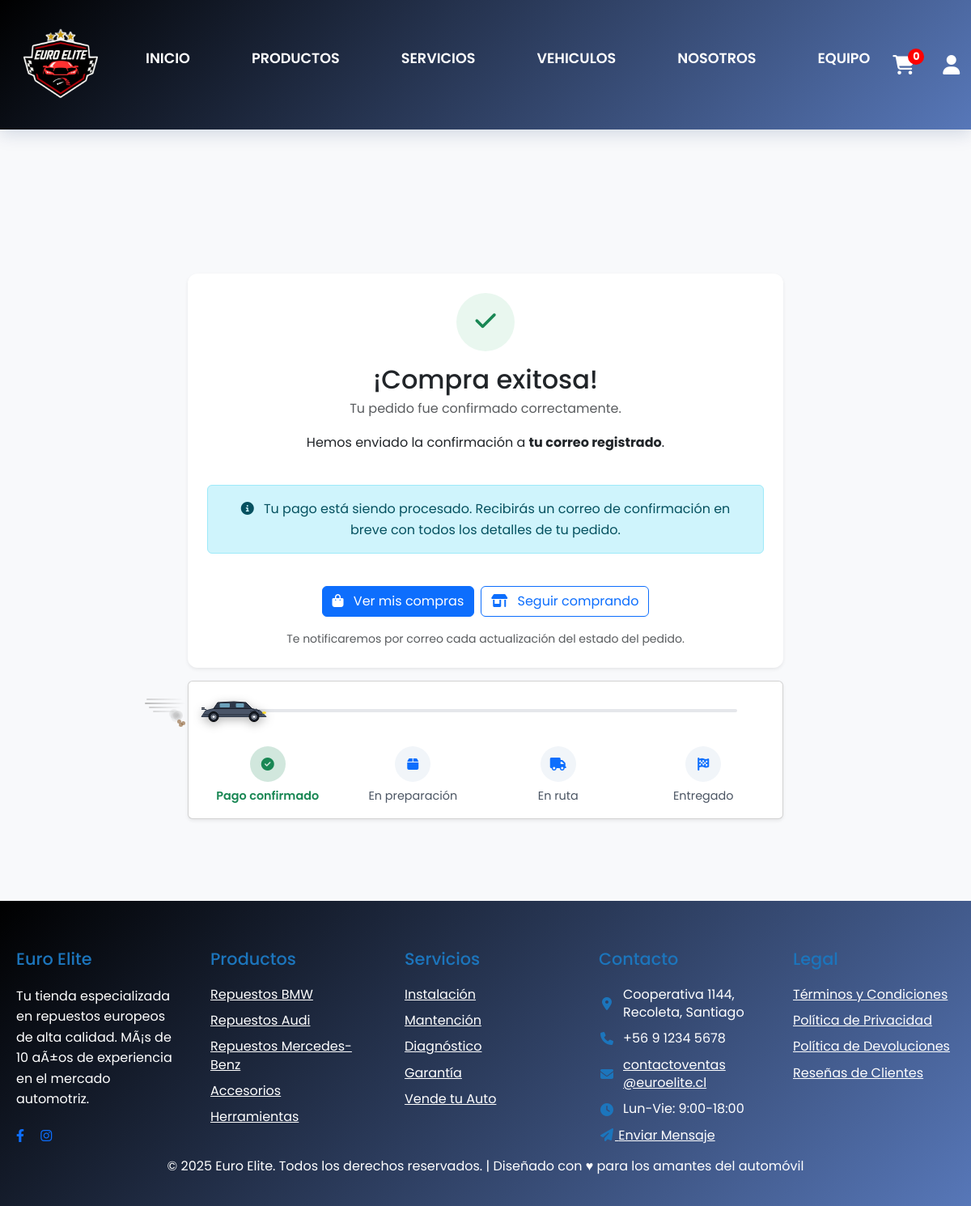
Page /compra_exitosa/34/ on the earlier database version.
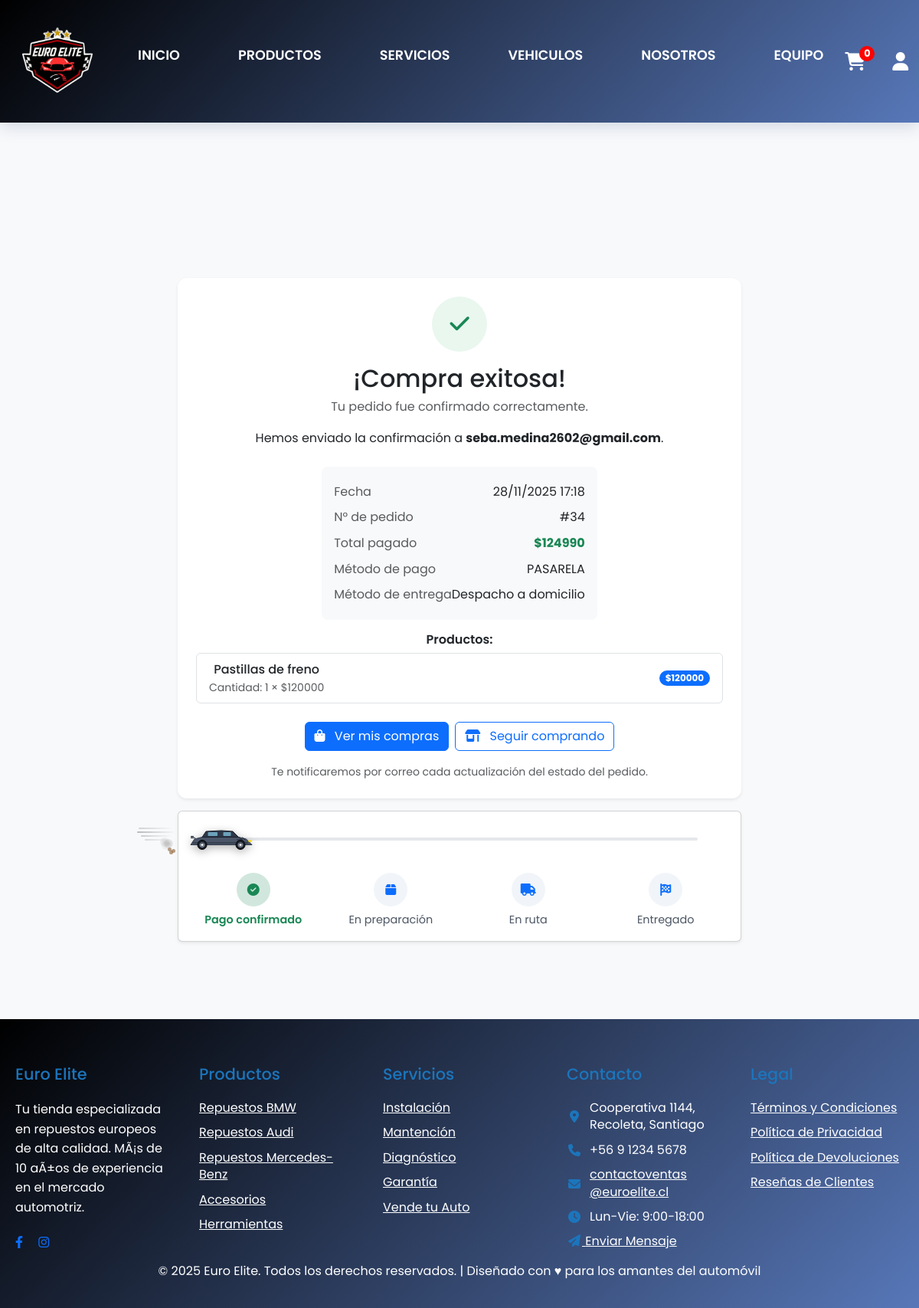
Same page on the later database version.
### Main/models.py (models this page shows, shortened)
class Usuario(AbstractUser):
    username = None
    email = models.EmailField(unique=True)
    telefono = models.CharField(max_length=20, blank=True, null=True)
    rut = models.CharField(max_length=12, blank=True, null=True, unique=True)
    class Rol(models.TextChoices):
        ADMIN = "ADMIN", "Administrador"
        CLIENTE = "CLIENTE", "Cliente"
        MECANICO = "MECANICO", "Mecánico"
        RETIRO = "RETIRO", "Encargado de Retiro"
        DESPACHO = "DESPACHO", "Encargado de Despacho"
        REPARTIDOR = "REPARTIDOR", "Repartidor"
        ASIGNADOR = "ASIGNADOR", "Asignador de pedidos"
    rol = models.CharField(max_length=12, choices=Rol.choices, default=Rol.CLIENTE, db_index=True)
    bloqueado = models.BooleanField(default=False)
    accept_legal_terms = models.BooleanField(default=False)
    USERNAME_FIELD = "email"                       # login con email
    REQUIRED_FIELDS = ["first_name", "last_name"]  # se piden en createsuperuser
    objects = UsuarioManager()  # 👈 aquí va tu manager personalizado

class Pedido(models.Model):
    class Estado(models.TextChoices):
        PENDIENTE = "PENDIENTE", "Pendiente"
        PAGADO = "PAGADO", "Pagado"
        PREPARACION = "PREPARACION", "En preparación"
        EN_RUTA = "EN_RUTA", "En ruta"
        ENVIADO = "ENVIADO", "Enviado"
        ENTREGADO = "ENTREGADO", "Entregado"
        CANCELADO = "CANCELADO", "Cancelado"
    class MetodoEntrega(models.TextChoices):
        RETIRO = "RETIRO", "Retiro en tienda"
        DESPACHO = "DESPACHO", "Despacho a domicilio"
    class MetodoPago(models.TextChoices):
        EFECTIVO = "EFECTIVO", "Efectivo"
        TRANSFERENCIA = "TRANSFERENCIA", "Transferencia"
        PASARELA = "PASARELA", "Pasarela de pago"
    usuario = models.ForeignKey(
        settings.AUTH_USER_MODEL,
        on_delete=models.CASCADE,
        related_name="pedidos"
    )
    total = models.DecimalField(
        max_digits=12,
        decimal_places=0,
        help_text="Total pagado por el cliente (CON IVA incluido)"
    )
    costo_total = models.DecimalField(
        max_digits=12,
        decimal_places=0,
        default=0,
        help_text="Costo real de los productos"
    )
    iva = models.DecimalField(
        max_digits=12,
        decimal_places=0,
        default=0
    )
    ganancia = models.DecimalField(
        max_digits=12,
        decimal_places=0,
        default=0
    )
    estado = models.CharField(
        max_length=20,
        choices=Estado.choices,
        default=Estado.PENDIENTE
    )
    metodo_entrega = models.CharField(
        max_length=20,
        choices=MetodoEntrega.choices,
        default=MetodoEntrega.RETIRO
    )
    metodo_pago = models.CharField(
        max_length=20,
        choices=MetodoPago.choices,
        default=MetodoPago.EFECTIVO
    )
    creado = models.DateTimeField(auto_now_add=True)
    usuario = models.ForeignKey(
        settings.AUTH_USER_MODEL,
        on_delete=models.PROTECT,
        related_name="pedidos",
        verbose_name="Cliente"
    )
    asignado_a = models.ForeignKey(
        settings.AUTH_USER_MODEL,
        on_delete=models.SET_NULL,
        null=True,
        blank=True,
        related_name="entregas_asignadas",
        verbose_name="Empleado asignado"
    )
    asignado_por = models.ForeignKey(
        settings.AUTH_USER_MODEL,
        on_delete=models.SET_NULL,
        null=True,
        blank=True,
        related_name="asignaciones_realizadas",
        verbose_name="Asignador"
    )
    estado = models.CharField(max_length=15, choices=Estado.choices, default=Estado.PENDIENTE, db_index=True)
    metodo_entrega = models.CharField(max_length=10, choices=MetodoEntrega.choices)
    metodo_pago = models.CharField(max_length=30, choices=MetodoPago.choices)
    direccion_envio = models.ForeignKey("Direccion", null=True, blank=True, on_delete=models.SET_NULL, related_name="envios")
    direccion_facturacion = models.ForeignKey("Direccion", null=True, blank=True, on_delete=models.SET_NULL, related_name="facturaciones")
    subtotal = models.DecimalField(max_digits=12, decimal_places=2, default=0)
    descuento = models.DecimalField(max_digits=12, decimal_places=2, default=0)
    codigo_descuento = models.ForeignKey("CodigoDescuento", null=True, blank=True, on_delete=models.SET_NULL, related_name="pedidos")
    envio = models.DecimalField(max_digits=12, decimal_places=2, default=0)
    total = models.DecimalField(max_digits=12, decimal_places=2, default=0)
    entregado_por = models.CharField(max_length=100, blank=True, null=True)
    hora_entrega = models.TimeField(blank=True, null=True)
    observacion_entrega = models.TextField(blank=True, null=True)
    receptor_nombre = models.CharField(max_length=200, blank=True, null=True)
    receptor_rut = models.CharField(max_length=30, blank=True, null=True)
    firma_entrega = models.ImageField(
        upload_to="firmas/",
        null=True,
        blank=True,
        validators=[FileExtensionValidator(['png','jpg','jpeg'])]
    )
    foto_entrega = models.ImageField(
        upload_to="entregas/",
        null=True,
        blank=True,
        validators=[FileExtensionValidator(['png','jpg','jpeg'])]
    )
    creado = models.DateTimeField(auto_now_add=True)
    actualizado = models.DateTimeField(auto_now=True)
    class Meta:
        ordering = ["-creado"]
        verbose_name = "Pedido"
        verbose_name_plural = "Pedidos"

class MarcaTiempo(models.Model):
    creado = models.DateTimeField(auto_now_add=True, db_index=True)
    actualizado = models.DateTimeField(auto_now=True)
    class Meta:
        abstract = True

class Pago(MarcaTiempo):
    class Estado(models.TextChoices):
        PENDIENTE = "PENDIENTE", "Pendiente"
        COMPLETADO = "COMPLETADO", "Completado"
        FALLIDO = "FALLIDO", "Fallido"
    pedido = models.OneToOneField(Pedido, on_delete=models.CASCADE, related_name="pago")
    metodo = models.CharField(max_length=30, choices=Pedido.MetodoPago.choices)
    monto = models.DecimalField(max_digits=12, decimal_places=2)
    estado = models.CharField(max_length=12, choices=Estado.choices, default=Estado.PENDIENTE)
    flow_token = models.CharField(max_length=200, blank=True, null=True, db_index=True)
    commerce_order = models.CharField(max_length=100, blank=True, null=True, db_index=True)
    flow_response = models.TextField(blank=True, null=True)  # Respuesta cruda de Flow para auditoría

class ItemPedido(MarcaTiempo):
    pedido = models.ForeignKey(Pedido, on_delete=models.CASCADE, related_name="items")
    producto = models.ForeignKey(Producto, on_delete=models.PROTECT)
    nombre_producto = models.CharField(max_length=200)
    sku_producto = models.CharField(max_length=60)
    precio_unitario = models.DecimalField(max_digits=12, decimal_places=2)
    cantidad = models.PositiveIntegerField(validators=[MinValueValidator(1)])
    @property
    def subtotal(self):
        return self.precio_unitario * self.cantidad

### Main/views.py (the view, shortened to what this page needs)
# urls.py: path('compra_exitosa/', main_views.compra_exitosa, name='compra_exitosa'),
@csrf_exempt
def compra_exitosa(request, pedido_id=None):
    print(f"[COMPRA_EXITOSA] ========== INICIO ==========")
    print(f"[COMPRA_EXITOSA] pedido_id recibido: {pedido_id}")
    print(f"[COMPRA_EXITOSA] Usuario autenticado: {request.user.is_authenticated}")
    print(f"[COMPRA_EXITOSA] User: {request.user}")
    print(f"[COMPRA_EXITOSA] Session keys: {list(request.session.keys())}")
    print(f"[COMPRA_EXITOSA] GET params: {dict(request.GET)}")
    pedido = None
    pago = None
    if not pedido_id:
        pedido_id = request.session.get('last_order_id')
        print(f"[COMPRA_EXITOSA] pedido_id desde sesión: {pedido_id}")
    if pedido_id:
        try:
            pedido = Pedido.objects.select_related('usuario').prefetch_related('items__producto').get(id=pedido_id)
            pago = getattr(pedido, 'pago', None)
            print(f"[COMPRA_EXITOSA] ✅ Pedido {pedido.id} encontrado para usuario {pedido.usuario.email}")
            print(f"[COMPRA_EXITOSA] Estado del pedido: {pedido.estado}")
            if pedido.estado == Pedido.Estado.CANCELADO:
                print(f"[COMPRA_EXITOSA] 🚫 Pedido CANCELADO - redirigiendo a compra_rechazada")
                return redirect('compra_rechazada', pedido_id=pedido.id)
            request.session['last_order_id'] = pedido.id
        except Pedido.DoesNotExist:
            print(f"[COMPRA_EXITOSA] ❌ Pedido {pedido_id} NO existe en BD")
            pedido = None
    if not pedido:
        print(f"[COMPRA_EXITOSA] ⚠️ No se encontró ningún pedido")
        messages.info(request, "Tu pago está siendo procesado. Recibirás una confirmación por correo.")
    comprobante_url = pago.comprobante_url if pago and hasattr(pago, 'comprobante_url') else None
    numero_pedido = getattr(pedido, 'id', None) if pedido else None
    total = getattr(pedido, 'total', None) if pedido else None
    metodo_pago = getattr(pago, 'metodo', None) if pago else None
    items_con_precios = None
    if pedido:
        try:
            from decimal import Decimal, ROUND_HALF_UP
            items = list(pedido.items.all())
            sub_total_pedido = sum((i.subtotal for i in items), Decimal(0))
            descuento_total = getattr(pedido, 'descuento', Decimal(0)) or Decimal(0)
        except Exception:
            items_con_precios = None
    template_user = request.user if request.user.is_authenticated else (pedido.usuario if pedido else None)
    print(f"[COMPRA_EXITOSA] Renderizando template con pedido_id={numero_pedido}")
    print(f"[COMPRA_EXITOSA] ========== FIN ==========")
    return render(request, 'taller/compra_exitosa.html', {
        'user': template_user,
        'pedido': pedido,
        'numero_pedido': numero_pedido,
        'total': total,
        'metodo_pago': metodo_pago,
        'comprobante_url': comprobante_url,
        'items_con_precios': items_con_precios,
    })

### Main/templates/taller/compra_exitosa.html (shortened to what the changed rows need)
{% extends 'base.html' %}
{% load static %}
{% block content %}
<br>
<br>
<br>
<br>
<br>
<br>
<div class="container my-4">
  <div class="row justify-content-center">
    <div class="col-12 col-lg-8">
      <div class="card shadow-sm p-4 text-center success-card">
        <div class="success-icon mx-auto mb-3">
          <i class="fa-solid fa-check"></i>
        </div>
        <h2 class="mb-1">¡Compra exitosa!</h2>
        <p class="text-muted mb-3">Tu pedido fue confirmado correctamente.</p>
        <p class="mb-4">
          Hemos enviado la confirmación a
          <strong>{{ user.email|default:"tu correo registrado" }}</strong>.
        </p>
        {% if pedido %}
        <div class="bg-light rounded-3 p-3 text-start mx-auto" style="max-width: 520px;">
          <div class="d-flex justify-content-between py-1">
            <span class="text-muted">Fecha</span>
            <span>{{ pedido.creado|date:"d/m/Y H:i" }}</span>
          </div>
          {% if numero_pedido %}
          <div class="d-flex justify-content-between py-1">
            <span class="text-muted">N° de pedido</span>
            <span>#{{ numero_pedido }}</span>
          </div>
          {% endif %}
          {% if total %}
          <div class="d-flex justify-content-between py-1">
            <span class="text-muted">Total pagado</span>
            <span class="fw-bold text-success">${{ total|floatformat:0 }}</span>
          </div>
          {% endif %}
          {% if metodo_pago %}
          <div class="d-flex justify-content-between py-1">
            <span class="text-muted">Método de pago</span>
            <span>{{ metodo_pago }}</span>
          </div>
          {% endif %}
          {% if pedido.metodo_entrega %}
          <div class="d-flex justify-content-between py-1">
            <span class="text-muted">Método de entrega</span>
            <span>{{ pedido.get_metodo_entrega_display }}</span>
          </div>
          {% endif %}
        </div>
        {% if items_con_precios %}
        <div class="mt-3">
          <h6 class="fw-semibold mb-2">Productos:</h6>
          <div class="list-group">
            {% for it in items_con_precios %}
            <div class="list-group-item d-flex justify-content-between align-items-center">
              <div>
                <div class="fw-medium">{{ it.nombre }}</div>
                <small>
                  Cantidad: {{ it.cantidad }} ×
                  {% if it.precio_unitario_final < it.precio_unitario_original %}
                    <span class="text-decoration-line-through text-muted">${{ it.precio_unitario_original|floatformat:0 }}</span>
                    <span class="text-success fw-semibold">${{ it.precio_unitario_final|floatformat:0 }}</span>
                  {% else %}
                    ${{ it.precio_unitario_final|floatformat:0 }}
                  {% endif %}
                </small>
              </div>
              <div class="text-end">
                {% if it.subtotal_final < it.subtotal_original %}
                  <div class="small text-muted text-decoration-line-through">${{ it.subtotal_original|floatformat:0 }}</div>
                {% endif %}
                <span class="badge bg-primary rounded-pill">${{ it.subtotal_final|floatformat:0 }}</span>
                {% if it.subtotal_final < it.subtotal_original %}
                  <div class="small text-success">Ahorro: -${{ it.ahorro|floatformat:0 }}</div>
                {% endif %}
              </div>
            </div>
            {% endfor %}
          </div>
        </div>
        {% elif pedido.items.all %}
        <div class="mt-3">
          <h6 class="fw-semibold mb-2">Productos:</h6>
          <div class="list-group">
            {% for item in pedido.items.all %}
            <div class="list-group-item d-flex justify-content-between align-items-center">
              <div>
                <div class="fw-medium">{{ item.nombre_producto }}</div>
                <small class="text-muted">Cantidad: {{ item.cantidad }} × ${{ item.precio_unitario|floatformat:0 }}</small>
              </div>
              <span class="badge bg-primary rounded-pill">${{ item.subtotal|floatformat:0 }}</span>
            </div>
            {% endfor %}
          </div>
        </div>
        {% endif %}
        {% else %}
        <div class="alert alert-info mt-3" role="alert">
          <i class="fa-solid fa-circle-info me-2"></i>
          Tu pago está siendo procesado. Recibirás un correo de confirmación en breve con todos los detalles de tu pedido.
        </div>
        {% endif %}
        <div class="d-flex flex-wrap gap-2 justify-content-center mt-4">
          <a href="{% url 'mis_pedidos' %}" class="btn btn-primary">
          </a>
          <a href="{% url 'productos' %}" class="btn btn-outline-primary">
          </a>
        </div>
        <p class="small text-muted mt-3 mb-0">
          Te notificaremos por correo cada actualización del estado del pedido.
        </p>
      </div>
    </div>
  </div>
</div>
<br>
<br>
<br>
{% endblock %}

Differences in the rows shown:
now on this page (row edited): Usuario: email "seba.medina2602@gmail.com"
added Pedido: creado "28/11/2025 17:18", total "124990", metodo_entrega "Despacho a domicilio"
added Pago: metodo "PASARELA"
added ItemPedido: nombre_producto "Pastillas de freno", cantidad "1", precio_unitario "120000", subtotal "120000"
Other differences:
{{ numero_pedido }}: (not shown) → "34"
{{ user.email|default:"tu correo registrado" }}: "tu correo registrado" → (not shown)
text no longer shown: "Tu pago está siendo procesado. Recibirás un correo de confirmación en breve con todos los detalles de tu pedido."
text now shown: "Fecha N° de pedido # Total pagado $ Método de pago Método de entrega Productos:"
